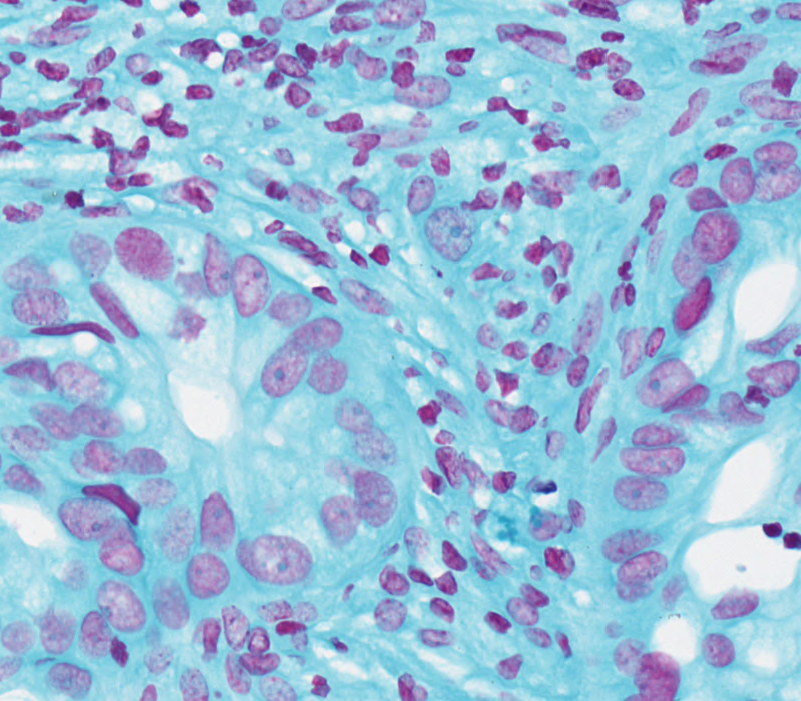
#> input picture OpenCV/3_Image Processing/original.png, 801 x 701 px
$ python canny_edge_detection.py
#> lines starting #> are read from the running program, lines starting #| are printed output that depends on the picture
# 1. noise reduction
# edge detection is susceptible to noise in image
# use 5x5 gaussian filter

# 2. finding intensity gradient of the image
# filtered wit Sobel kernel in both x and y directions to get first derivatives
    # edge_gradient(G) = sqrt(Gx^2 + Gy^2)
    # angle(theta) = tan^-1 (Gy/Gx)
# gradient direction always perpendicular to edges
# rounded to one of 4 angles rep. vertical, horizontal, and 2 diagonal directions

# 3. non-maximum suppression
# after getting gradient magnitide and direction,
# scan full image to prevent unwanted pixels which don't constitute the edge
# at every pixel, check if it's a local maximum in the direction of the gradient
# suppose points A, B, C in line, with A on the edge of shape
    # gradient is parallel to A, B, C, and normal to edge
    # point A is checked with points B and C to see if it's a local maximum
    # if yes, remains for the next stage
    # else, suppressed (set to 0)
# results in a binary image with thin edges

# 4. hysterisis thresholding
# decides which edges are actually edges, and which are not
    # two thresholds minVal and maxVal (select carefully)
    # above maxVal are sure to be edges, below minVal are sure to be non-edges
# in between these minVal and maxVal, classified based on connectivity:
    # if connected to sure-edge pixels, then are also edges
    # else discarded
# also removes small pixel noises by assuming that edges are long lines
# results in strong edges in the image

import cv2
import numpy as np
import matplotlib.pyplot as plt

img = cv2.imread("original.png", 0)
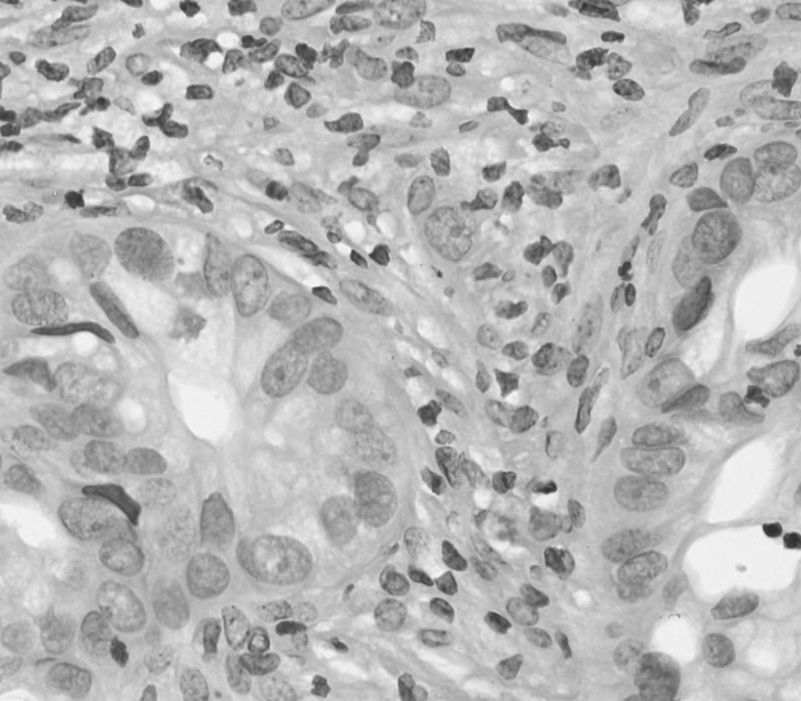
#> img: shape (701, 801); min 44, max 247, mean 181.6
edges = cv2.Canny(img, 50, 150)
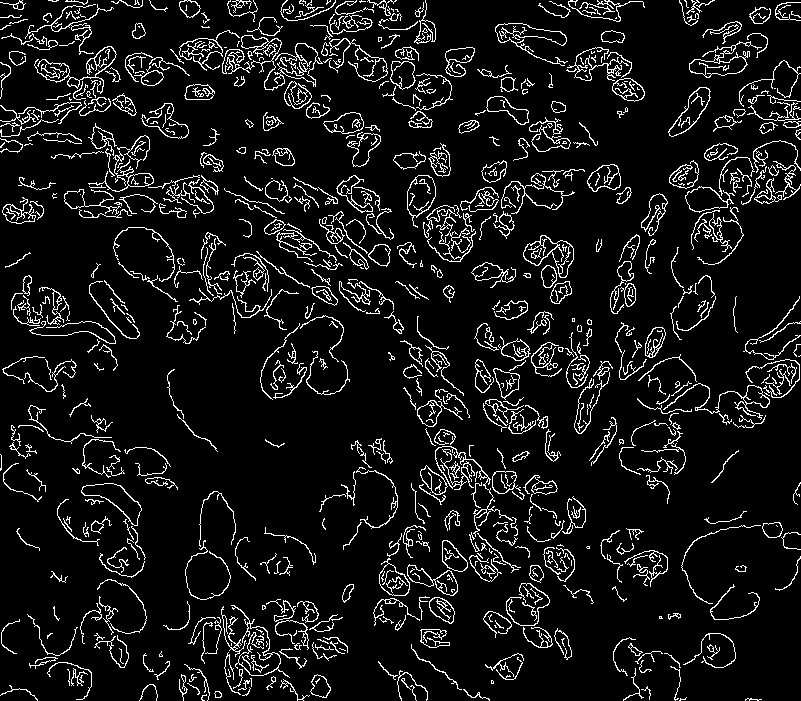
#> edges: shape (701, 801); 8.5% white in thin lines or dots

plt.subplot(121), plt.imshow(img, cmap = 'gray')
plt.title('original'), plt.xticks([]), plt.yticks([])

plt.subplot(122), plt.imshow(edges, cmap = 'gray')
plt.title('edge image'), plt.xticks([]), plt.yticks([])

plt.show()
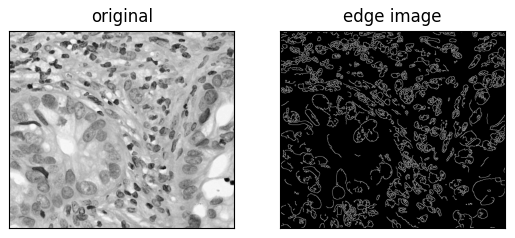
#> figure drawn by matplotlib, 2 panels
